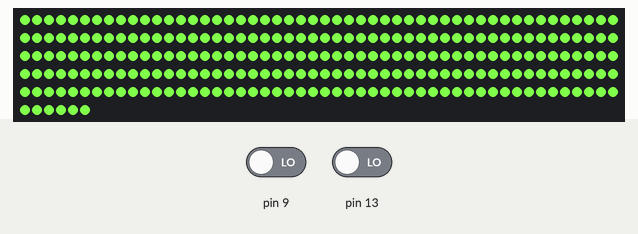
Recording of a sketch running on a simulated Arduino Uno, built with avr-gcc and run on an emulated ATmega328P. Parts: 256 RGB LEDs in strip order, left to right, continuing on the next row. The test bench sets the inputs (shaded band); at power-on: pin 9 LOW, pin 13 LOW.

Above: at 0.4 s.

The sketch:

inspiration.ino
```cpp
#include <Adafruit_NeoPixel.h>
#include "HC_SR.h"
#define MONITOR_BAUDRATE 921600

#define LED_PIN 11
#define NUM_UNITS 4                                                     // 單元數量
#define NUM_LEDS_PER_UNIT 64                                            // 每個單元的LED數量
#define NUM_LEDS_TOTAL (NUM_UNITS * NUM_LEDS_PER_UNIT)                  // 總LED數量
Adafruit_NeoPixel leds(NUM_LEDS_TOTAL, LED_PIN, NEO_GRB + NEO_KHZ800);  //  定義ws2812燈條
float client_RGB[3] = {128.50, 255.50, 74.22};

unsigned long previousMillis = 0;
const int interval = 50;

/*
  B(7, 0)   D(0, 0)
  A(7, 7)   C(0, 7)
*/
int center_X_Y[4][2] = { //ABCD
  { 7, 7 }, { 7, 0 },
  { 0, 7 }, { 0, 0 }
};

HCsr HCsr_x(12, 13);
HCsr HCsr_y(10, 11);
HCsr HCsr_z(8, 9);

float sensor_x = 0;
float sensor_y = 0;
float L = 8;

void setup() {
  Serial.begin(MONITOR_BAUDRATE);
  leds.begin();
}

void loop() {
  unsigned long currentMillis = millis();
  if (currentMillis - previousMillis >= interval) {
    previousMillis = currentMillis;
    map_function();
    leds.show();
  }
}

void map_function() {

  float sensor_deta[3];   //每個感測器感測到的公分距離傳換成LED MAP的座標
  sensor_deta[0] = (L - HCsr_x.read(2)) * 8 / L;
  sensor_deta[1] = (L - HCsr_y.read(2)) * 8 / L;
  sensor_deta[2] = (L - HCsr_z.read(2)) * 8 / L;

  for(int i = 0; i<3; i++){
    sensor_deta[i] = constrain(sensor_deta[i], -L, L);
  }

  for (int unit = 0; unit < NUM_UNITS; unit++) {
    for (int y = 0; y < 8; y++) {
      for (int x = 0; x < 8; x++) {

        //當前分析位置在LED MAP的座標
        float relativeX = x - center_X_Y[unit][0];
        float relativeY = y - center_X_Y[unit][1];

        //LED map上的光源強度公式
        float X_Y_distance = distance_calculate(relativeX, relativeY, sensor_deta[0], sensor_deta[1]);
        float a = map(sensor_deta[2] , -L, L, 0.8, 0.5);
        float bright = exp(- X_Y_distance * a);
        bright = constrain(bright, 0.00, 1.0);

        leds.setPixelColor((x + y * 8 + unit * 64), bright * client_RGB[0], bright * client_RGB[1], bright * client_RGB[2]);
      }
    }
  }
}

float distance_calculate(float x, float y, float Ox, float Oy){
  return sqrt(sq(x - Ox) + sq(y - Oy));
}
```

HC_SR.cpp
```cpp
#include "HC_SR.h"

HCsr::HCsr(uint8_t trigPin, uint8_t echoPin, unsigned long timeOut) {
  trig = trigPin;
  echo = echoPin;
  pinMode(trig, OUTPUT);
  pinMode(echo, INPUT);
  timeout = timeOut;
}

unsigned int HCsr::timing() {
  digitalWrite(trig, LOW);
  delayMicroseconds(2);
  digitalWrite(trig, HIGH);
  delayMicroseconds(10);
  digitalWrite(trig, LOW);
  delay(30);
  previousMicros = micros();
  while(!digitalRead(echo) && (micros() - previousMicros) <= timeout);
  previousMicros = micros();
  while(digitalRead(echo) && (micros() - previousMicros) <= timeout);
  return micros() - previousMicros;
}

float HCsr::read(uint8_t precision) {
    float distance = timing() * 0.03402 / 2;
    float scalingFactor = pow(10, precision);
    distance = (int)(distance * scalingFactor + 0.5) / scalingFactor;
    return distance;
}
```

HC_SR.h
```cpp
#ifndef HC_SR_H
#define HC_SR_H

#include <Arduino.h>

class HCsr{
  public:
    HCsr(uint8_t sigPin) : HCsr(sigPin, sigPin) {};
    HCsr(uint8_t trigPin, uint8_t echoPin, unsigned long timeOut = 20000UL);
    float read(uint8_t precision);

  private:
    uint8_t trig;
    uint8_t echo;
    unsigned long previousMicros;
    unsigned long timeout;
    unsigned int timing();
};

#endif
```
